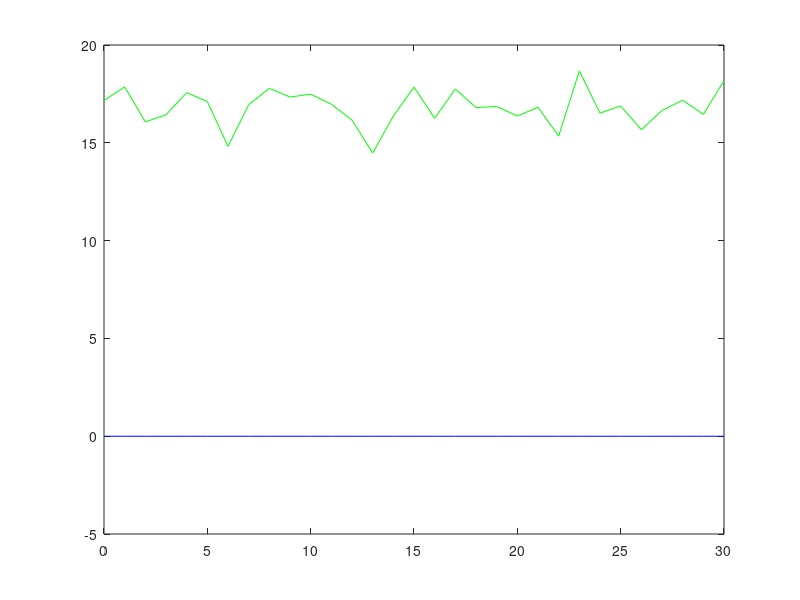

The MATLAB source for this figure:
clear all; clc; close all;
load struct_nomadbs_OPT1_multiUE_FullPartialCSI_SNRRMaULA32_1Wt_50R_0_30_28f500_mult
snr=0:30;
figure
plot(snr,sumrate_dbsnoma_2UE_fullCSI,'b')
hold on 
plot(snr,sumrate_dbsnoma_2UE_partialCSI,'g')